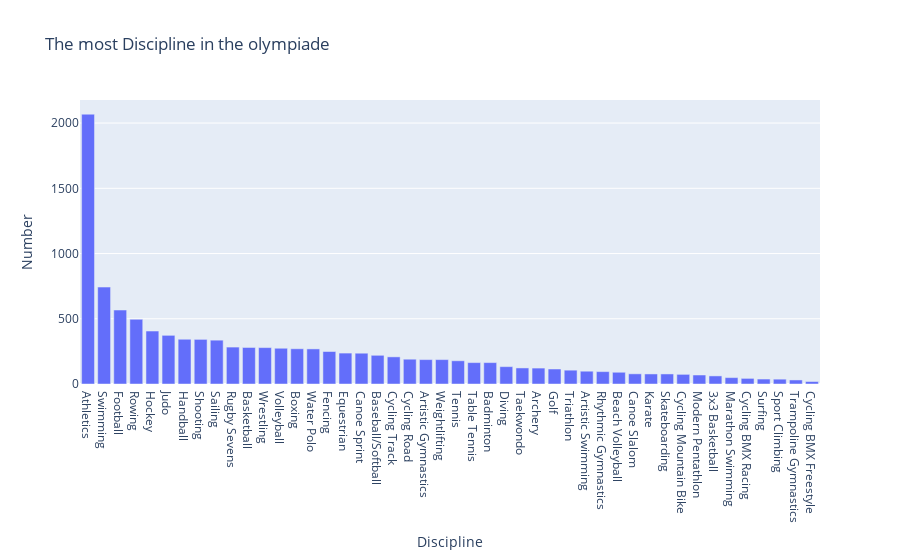

The notebook cell saved with this chart:
### Markdown cell above
### Number of Discipline in the olympiade

### Code cell
import matplotlib.pyplot as plt
data = AthletesDf.Discipline.value_counts()
num_disc = data.values
num_disc_index = data.index
plt.figure(figsize = (12,7))
fig= px.bar(data , x=num_disc_index, y=num_disc ,title="The most Discipline in the olympiade ",labels={"x":"Athletes","y":"Number"})
fig.update_xaxes(title_text="Discipline")
fig.show()

### Figure 1 — Plotly figure (JSON) as saved in the notebook; plotly's stock layout.template omitted (floating-point values rounded to 4 significant figures)
{"data": [{"alignmentgroup": "True", "hovertemplate": "Athletes=%{x}<br>Number=%{y}<extra></extra>", "legendgroup": "", "marker": {"color": "#636efa", "pattern": {"shape": ""}}, "name": "", "offsetgroup": "", "orientation": "v", "showlegend": false, "textposition": "auto", "type": "bar", "x": ["Athletics", "Swimming", "Football", "Rowing", "Hockey", "Judo", "Handball", "Shooting", "Sailing", "Rugby Sevens", "Basketball", "Wrestling", "Volleyball", "Boxing", "Water Polo", "Fencing", "Equestrian", "Canoe Sprint", "Baseball/Softball", "Cycling Track", "Cycling Road", "Artistic Gymnastics", "Weightlifting", "Tennis", "Table Tennis", "Badminton", "Diving", "Taekwondo", "Archery", "Golf", "Triathlon", "Artistic Swimming", "Rhythmic Gymnastics", "Beach Volleyball", "Canoe Slalom", "Karate", "Skateboarding", "Cycling Mountain Bike", "Modern Pentathlon", "3x3 Basketball", "Marathon Swimming", "Cycling BMX Racing", "Surfing", "Sport Climbing", "Trampoline Gymnastics", "Cycling BMX Freestyle"], "xaxis": "x", "y": [2068, 743, 567, 496, 406, 373, 343, 342, 336, 283, 280, 279, 274, 270, 269, 249, 237, 236, 220, 208, 190, 187, 187, 178, 164, 164, 133, 123, 122, 115, 106, 98, 95, 90, 78, 77, 77, 74, 69, 62, 49, 43, 38, 37, 31, 19], "yaxis": "y"}], "layout": {"barmode": "relative", "legend": {"tracegroupgap": 0}, "title": {"text": "The most Discipline in the olympiade "}, "xaxis": {"anchor": "y", "domain": [0, 1], "title": {"text": "Discipline"}}, "yaxis": {"anchor": "x", "domain": [0, 1], "title": {"text": "Number"}}}}
